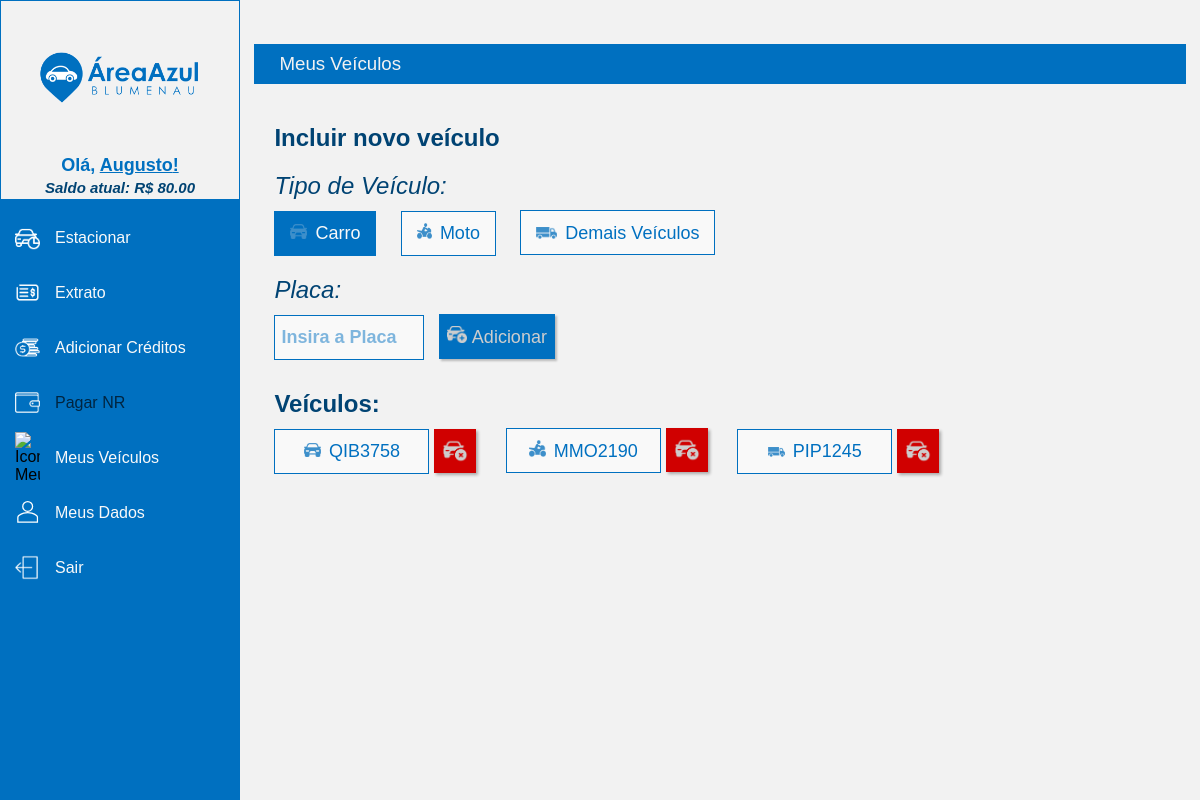
Before: /cliente/1/veiculos/ (signed in) with the older database file.
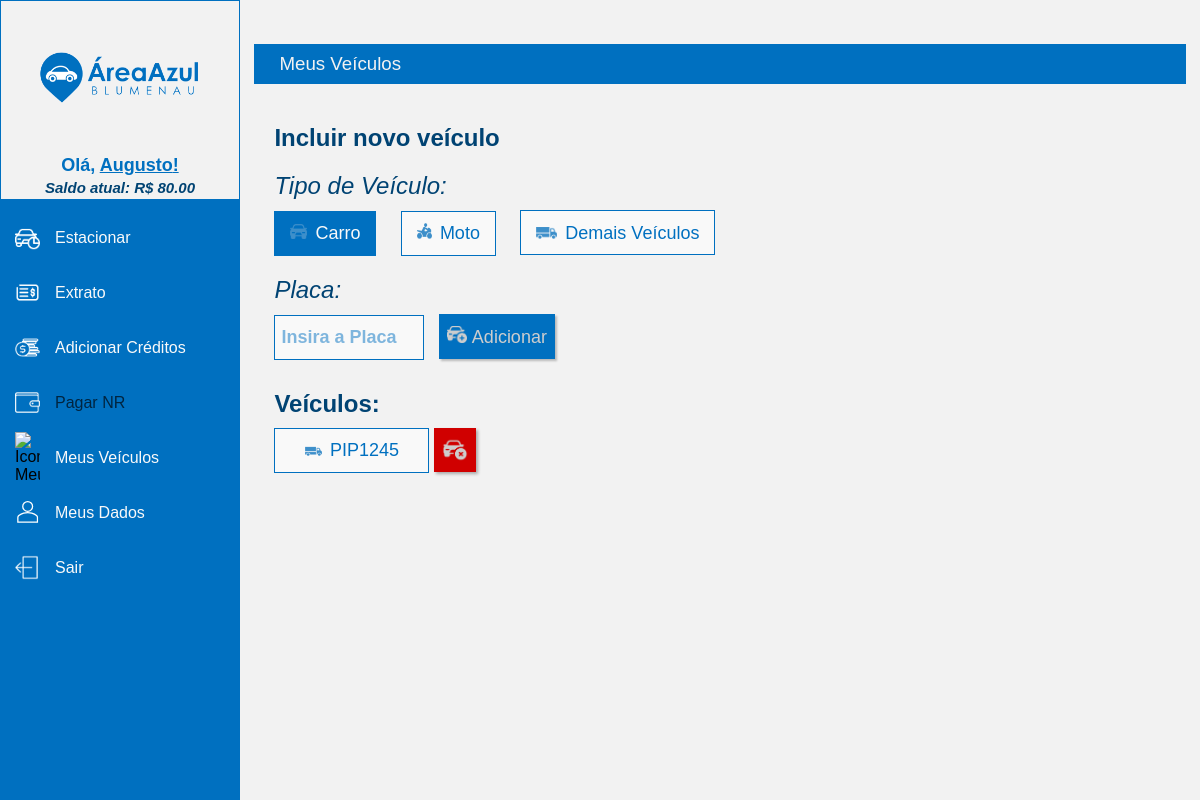
After: the same page with the newer database file.
### home/models.py (models this page shows)
class Vehicle(models.Model):
    VEHICLES_TYPE = (
        ('C', 'Car'),
        ('M', 'Moto'),
        ('O', 'Other'),
    )
    license_plate = models.CharField(max_length=7)
    entry_time = models.DateTimeField(null=True ,blank=True)
    timer = models.IntegerField(null=True, blank=True, default=0)
    vehicle_type = models.CharField(max_length=1, choices=VEHICLES_TYPE)
    owners = models.ManyToManyField(Client)
    def __str__(self):
        return self.license_plate

### cliente/views.py (the view, shortened to what this page needs)
# urls.py: path("<str:pk>/veiculos/", views.veiculos, name="veiculos"),
@login_required(login_url='login')
def veiculos(request, pk):
    client = Client.objects.get(pk=pk)
    cars = client.vehicle_set.filter(vehicle_type='C')
    motos = client.vehicle_set.filter(vehicle_type='M')
    others = client.vehicle_set.filter(vehicle_type='O')
    vehicles = Vehicle.objects.filter(owners__id=pk)
    context = {'client':client, 'cars':cars, 'motos':motos, 'others':others, 'vehicles':vehicles}
    return render(request, "cliente/veiculos.html", context)

### cliente/templates/cliente/veiculos.html (shortened to what this page needs)
{% extends 'cliente/base_clientes.html' %}
{% load static %}
{% block content %}
    <div class="vehicle_type_veiculos">
        <h2 id="title">Incluir novo veículo</h2>
        <div class="vehicle_type">
            <h2>Tipo de Veículo:</h2>
            <button class='btn-vehicle-type btn-active' id='btn-type-car' onclick="btnActive(btnCar, btnMoto, btnOther, 'C')"><img src="{% static 'imagens/img_carro_az.png' %}" alt="Carro Azul" id="car">Carro</button>
            <button class='btn-vehicle-type' id='btn-type-moto' onclick="btnActive(btnMoto, btnCar, btnOther, 'M')"><img src="{% static 'imagens/img_moto_az.png' %}" alt="Moto Azul" id="moto">Moto</button>
            <button class='btn-vehicle-type' id='btn-type-other' onclick="btnActive(btnOther, btnCar, btnMoto, 'O')"><img src="{% static 'imagens/img_demais_az.png' %}" alt="Caminhão Azul" id="others_vehicles">Demais Veículos</button>
        </div>
        <form class="veiculos_form" id="novo_veiculo_form">
            <div class="add_plate">
                <h2>Placa:</h2>
                <input type="text" placeholder="Insira a Placa" id="placa" maxlength="7" autocapitalize="characters" onfocus="innerBoxShadow()" onblur="removeInnerBox()">
                <button type="submit"><img src="{% static 'imagens/add_plate.png' %}" alt="Adicionar Carro">Adicionar</button>
            </div>
        </form>
    </div>
    <div class="vehicle_plate_veiculos">
        <h2 class="vehicle_plate_title">Veículos:</h2>
            <div class="vehicle_plate_plates">
                {% for car in cars %}
                    <div class="plate_button">
                        <button class="btn_vehicle_plate"><img src="{% static 'imagens/img_carro_az.png' %}" alt="Carro Azul" id="car">{{car}}</button>
                        <div class="button_remove">
                            <a href="{% url 'excluirVeiculo' user.client.id car.id %}"><img src="{% static 'imagens/remove_car.png' %}" alt="stylesheet"></a>
                        </div>
                    </div>
                {% endfor %}
                {% for moto in motos %}
                    <div class="plate_button">
                        <button class="btn_vehicle_plate"><img src="{% static 'imagens/img_moto_az.png' %}" alt="Carro Azul" id="car">{{moto}}</button>
                        <div class="button_remove">
                            <a href="{% url 'excluirVeiculo' user.client.id moto.id %}"><img src="{% static 'imagens/remove_car.png' %}" alt="stylesheet"></a>
                        </div>
                    </div>
                {% endfor %}
                {% for other in others %}
                    <div class="plate_button">
                        <button class="btn_vehicle_plate"><img src="{% static 'imagens/img_demais_az.png' %}" alt="Carro Azul" id="car">{{other}}</button>
                        <div class="button_remove">
                            <a href="{% url 'excluirVeiculo' user.client.id other.id %}"><img src="{% static 'imagens/remove_car.png' %}" alt="stylesheet"></a>
                        </div>
                    </div>
                {% endfor %}
            </div>
    </div>
{% endblock %}

Changed rows visible on the page:
removed Vehicle: license_plate "QIB3758", shown under "Veículos:"
removed Vehicle: license_plate "MMO2190"
